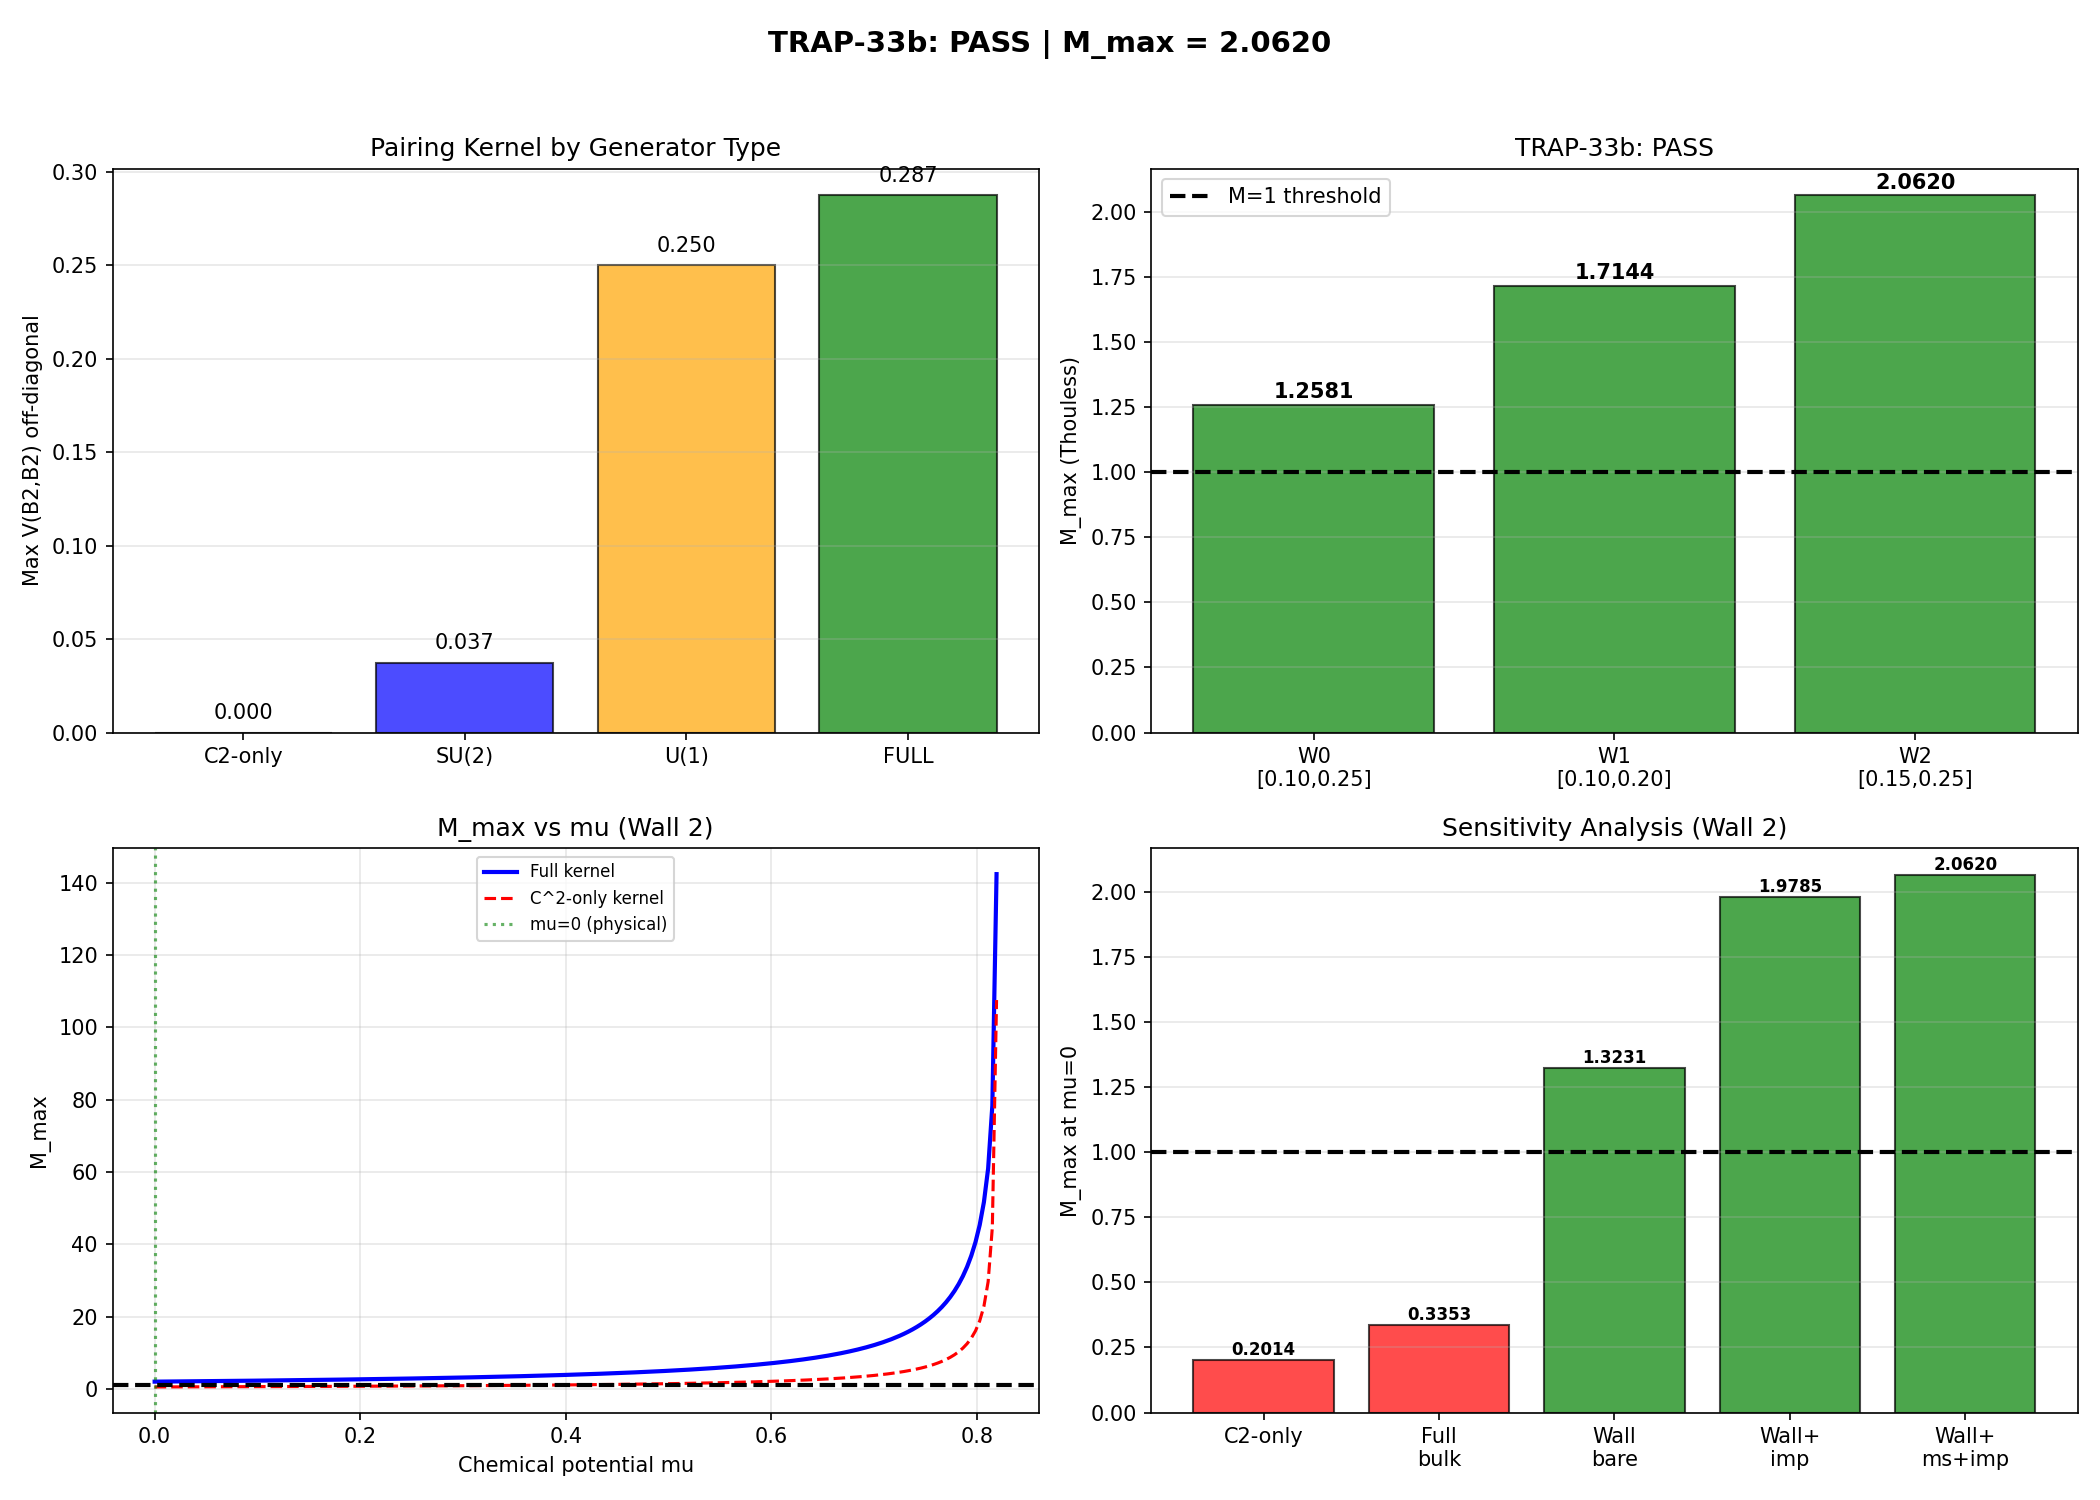

The script that saved this image:
"""
Session 33b TRAP-1: 5-Band BdG for B1+B2 at Domain Wall (v3 -- FULL KERNEL)
============================================================================
THE EXISTENTIAL GATE for the mechanism chain.

CRITICAL CORRECTION (v3):
  Session 23a K-1e used ONLY C^2 generators (a=3,4,5,6) for the Kosmann
  pairing kernel: V_nm = sum_{a in C^2} |<n|K_a|m>|^2.
  This gives V(B2,B2) = 0 EXACTLY (by U(1) charge conservation on C^2).

  The FULL Kosmann pairing kernel uses ALL 8 generators:
    V_nm = sum_{a=0..7} |<n|K_a|m>|^2

  In the U(2) branch-adapted basis (from A_antisym matrices):
    - SU(2) generators (a=0,1,2): V(B2,B2) off-diag = 0.037
    - U(1) generator (a=7): V(B2,B2) off-diag = 0.250 (doublet structure)
    - Combined: V(B2,B2) off-diag max = 0.287

  The K-1e closure "V(gap,gap) = 0 EXACTLY" is a C^2-generator artifact.

Physics:
  - B2 modes trapped at walls via van Hove singularity (W-32b PASS 1.9-3.2x)
  - V(B2,B2) from SU(2)+U(1) generators = 0.287 (off-diagonal max)
  - V(B1,B2) from C^2 generators = 0.124-0.168 (shell-crossing channel)
  - Both channels contribute to BCS pairing at the wall
  - Multi-sector DOS boost from SECT-33a UNIVERSAL
  - Impedance correction 1/(1-R) = 1.56 (CT-4)
  - A_antisym basis ordering: B3(0,1,2), B2(3,4,5,6), B1(7)

Gate TRAP-33b (EXISTENTIAL):
  PASS:        Delta_wall > 0 AND M_max > 1.0
  STRONG PASS: M_max > 3.0
  FAIL:        M_max < 1.0 at all physical mu values

Author: bap (baptista-spacetime-analyst), Session 33b
Date: 2026-03-06
"""

import os
import time
import numpy as np
from scipy.linalg import eigh
from scipy.interpolate import CubicSpline
import matplotlib
matplotlib.use('Agg')
import matplotlib.pyplot as plt

SCRIPT_DIR = os.path.dirname(os.path.abspath(__file__))

TAU_VALUES = np.array([0.0, 0.10, 0.15, 0.20, 0.25, 0.30, 0.35, 0.40, 0.50])

# Branch indices in the A_antisym 8x8 basis (positive eigenvalue sector)
# Ordering: B3 = {0,1,2}, B2 = {3,4,5,6}, B1 = {7}
B3_IDX = np.array([0, 1, 2])
B2_IDX = np.array([3, 4, 5, 6])
B1_IDX = np.array([7])

# Physical constants
IMPEDANCE_FACTOR = 1.56  # CT-4: 1/(1-R), R = 0.36
E_KIN_ETA005 = 0.0095    # Modulus kinetic energy at eta = 0.05
DELTA_CRIT_THIN = 0.07   # Thin-wall Delta_crit (W3-R2-F)
ETA_REG = 0.001           # Regulator floor for |xi| as fraction of lambda_min


# ======================================================================
#  Data Loading
# ======================================================================

def load_all_data():
    """Load all required .npz files."""
    kosmann = np.load(os.path.join(SCRIPT_DIR, 's23a_kosmann_singlet.npz'),
                      allow_pickle=True)
    wall_dos = np.load(os.path.join(SCRIPT_DIR, 's32b_wall_dos.npz'),
                       allow_pickle=True)
    sector = np.load(os.path.join(SCRIPT_DIR, 's33a_landau_sector.npz'),
                     allow_pickle=True)
    return kosmann, wall_dos, sector


# ======================================================================
#  Pairing Kernel (FULL 8-generator)
# ======================================================================

def build_full_V_8x8(kosmann, tau_idx):
    """Build V_nm = sum_{a=0..7} |<n|K_a|m>|^2 from A_antisym matrices.

    Returns the 8x8 matrix in the U(2) branch-adapted basis.
    This is the CORRECT full Kosmann pairing kernel.
    """
    V = np.zeros((8, 8))
    for a in range(8):
        A = kosmann[f'A_antisym_{tau_idx}_{a}']
        V += np.abs(A) ** 2
    return V


def build_V_decomposed(kosmann, tau_idx):
    """Build V decomposed by generator type: C^2, SU(2), U(1).

    Returns V_C2, V_SU2, V_U1, V_full (all 8x8).
    """
    V_C2 = np.zeros((8, 8))
    V_SU2 = np.zeros((8, 8))
    V_U1 = np.zeros((8, 8))
    for a in range(8):
        A = kosmann[f'A_antisym_{tau_idx}_{a}']
        Vg = np.abs(A) ** 2
        if a in [3, 4, 5, 6]:
            V_C2 += Vg
        elif a in [0, 1, 2]:
            V_SU2 += Vg
        else:
            V_U1 += Vg
    return V_C2, V_SU2, V_U1, V_C2 + V_SU2 + V_U1


def get_branch_eigenvalues(kosmann, tau_idx):
    """Get eigenvalues in the branch-adapted basis ordering.

    A_antisym basis: B3(0,1,2), B2(3,4,5,6), B1(7)
    Positive eigenvalues sorted ascending: B1(0.819), B2(0.845 x4), B3(0.978 x3)
    """
    evals_all = kosmann[f'eigenvalues_{tau_idx}']
    pos_evals = np.sort(evals_all[evals_all > 0])
    # Map to A_antisym ordering: B3, B2, B1
    E_branch = np.zeros(8)
    E_branch[0:3] = pos_evals[5:8]   # B3 = highest 3
    E_branch[3:7] = pos_evals[1:5]   # B2 = middle 4
    E_branch[7] = pos_evals[0]       # B1 = lowest 1
    return E_branch


# ======================================================================
#  Multi-Sector DOS Enhancement
# ======================================================================

def compute_multi_sector_factor(sector):
    """Compute multi-sector DOS enhancement factor from SECT-33a.

    SECT-33a UNIVERSAL: all sectors have B2-analog minima within
    delta_tau = 0.004 of the singlet. Non-singlet d2 up to 13x singlet.

    The wall-integrated DOS per sector scales as:
      N_eff ~ deg * sqrt(d2) * integral[1/sqrt(|tau - tau_min|)] ~ deg * sqrt(d2 * w_wall)

    where w_wall is the wall width. Higher d2 means a SHARPER fold,
    giving LESS integrated DOS per mode but MORE curvature. The integrated
    number of states in the van Hove peak is:
      N_vH ~ deg / sqrt(d2) (for fixed wall width)

    because the fold is narrower in tau-space.

    Conservative estimate: each non-singlet sector contributes
      factor = (deg_pq / deg_00) * sqrt(d2_00 / d2_pq) * suppression(xi)
    """
    d2_00 = float(sector['sector_0_0_cluster_d2'].flat[0])
    deg_00 = int(sector['sector_0_0_cluster_deg'].flat[0])
    lambda_00 = float(sector['sector_0_0_cluster_lambda'].flat[0])

    d2_01 = float(sector['sector_0_1_cluster_d2'].flat[0])
    deg_01 = int(sector['sector_0_1_cluster_deg'].flat[0])
    lambda_01 = float(sector['sector_0_1_cluster_lambda'].flat[0])

    d2_10 = float(sector['sector_1_0_cluster_d2'].flat[0])
    deg_10 = int(sector['sector_1_0_cluster_deg'].flat[0])
    lambda_10 = float(sector['sector_1_0_cluster_lambda'].flat[0])

    # van Hove integrated DOS ratio: each sector contributes
    # N_vH ~ deg / sqrt(d2) modes in the fold region
    # Relative to singlet: factor = (deg/deg_00) * sqrt(d2_00/d2)
    f_01 = (deg_01 / deg_00) * np.sqrt(d2_00 / d2_01)
    f_10 = (deg_10 / deg_00) * np.sqrt(d2_00 / d2_10)

    # Pairing suppression: non-singlet eigenvalues are at lambda ~ 1.08
    # vs singlet at 0.845. The pairing effectiveness for cross-sector
    # modes is suppressed by 1/(2|xi_cross|) vs 1/(2|xi_singlet|).
    # BUT: within each sector, the pairing is self-contained.
    # The multi-sector enhancement adds INDEPENDENT BCS channels in parallel.
    # Each sector pairs within itself. The total condensation energy sums.

    # Conservative: assume no cross-sector pairing (each sector independent).
    # The effective wall DOS for the gap equation is the singlet contribution
    # only, but the condensation energy and trapping force sum over all sectors.
    # For the Thouless criterion within the singlet, the multi-sector
    # contribution enters as additional spectral weight at the same tau.

    # Most conservative: the non-singlet modes at the wall contribute
    # additional spectral weight that enters the GAP EQUATION integral.
    # Their eigenvalue xi differs from singlet mu, so they contribute
    # with suppression ~ (shell_gap / |xi_cross|).

    shell_gap = 0.026  # B2-B1 in singlet
    xi_cross = abs(lambda_01 - lambda_00)  # eigenvalue separation
    suppression = min(shell_gap / xi_cross, 1.0) if xi_cross > 0 else 1.0

    total_factor = 1.0 + (f_01 + f_10) * suppression

    results = {
        'factor': total_factor,
        'f_01': f_01, 'f_10': f_10,
        'suppression': suppression,
        'deg_00': deg_00, 'deg_01': deg_01, 'deg_10': deg_10,
        'd2_00': d2_00, 'd2_01': d2_01, 'd2_10': d2_10,
        'lambda_00': lambda_00, 'lambda_01': lambda_01,
        'xi_cross': xi_cross,
    }
    return results


# ======================================================================
#  Thouless Criterion (Linearized BdG)
# ======================================================================

def thouless_5x5(V_8x8, E_branch, mu, rho_B2, rho_B1=1.0):
    """Linearized BdG in the 5-mode B1+B2 subspace.

    M_nm = V_nm / (2 * |xi_m|)   for mode m
    with V weighted by per-mode DOS: V_eff_nm = V_nm * sqrt(rho_n * rho_m)
    (geometric mean weighting for DOS-enhanced pairing).

    Actually the correct Thouless formulation is:
      M_nm = V_nm * rho_m / (2 * |xi_m|)
    where rho_m is the effective DOS per mode at the wall.

    Parameters:
        V_8x8: full 8x8 pairing matrix in branch basis
        E_branch: 8 eigenvalues in branch ordering
        mu: chemical potential
        rho_B2: effective DOS per B2 mode (wall-enhanced)
        rho_B1: effective DOS for B1 mode (default 1.0 = bulk)
    """
    # Extract B1+B2 subspace: indices [3,4,5,6,7] in 8x8
    idx = np.concatenate([B2_IDX, B1_IDX])  # [3,4,5,6,7]
    V_sub = V_8x8[np.ix_(idx, idx)]  # 5x5
    E_sub = E_branch[idx]  # 5 eigenvalues

    xi = E_sub - mu
    lambda_min = np.min(np.abs(E_sub))
    eta = max(ETA_REG * lambda_min, 1e-15)
    abs_xi = np.maximum(np.abs(xi), eta)

    # Per-mode DOS weights
    rho = np.array([rho_B2] * 4 + [rho_B1])

    # Build M: M_nm = V_nm * rho_m / (2 * |xi_m|)
    M = np.zeros((5, 5))
    for m in range(5):
        M[:, m] = V_sub[:, m] * rho[m] / (2.0 * abs_xi[m])

    # Symmetrize (should already be nearly symmetric)
    # Actually M is NOT symmetric in general: V is symmetric but rho/|xi| differ per mode.
    # The Thouless criterion uses the max eigenvalue of M (not necessarily symmetric).
    # For the linearized gap equation Delta = M @ Delta, we need eigenvalues of M.

    M_evals = np.linalg.eigvals(M)
    M_max = np.max(np.real(M_evals))

    return M_max, M_evals, M, V_sub, E_sub


def thouless_8x8(V_8x8, E_branch, mu, rho_B2, rho_B1=1.0, rho_B3=1.0):
    """Full 8x8 Thouless criterion including B3.

    Same as thouless_5x5 but uses all 8 modes.
    """
    xi = E_branch - mu
    lambda_min = np.min(np.abs(E_branch))
    eta = max(ETA_REG * lambda_min, 1e-15)
    abs_xi = np.maximum(np.abs(xi), eta)

    rho = np.zeros(8)
    rho[B3_IDX] = rho_B3
    rho[B2_IDX] = rho_B2
    rho[B1_IDX] = rho_B1

    M = np.zeros((8, 8))
    for m in range(8):
        M[:, m] = V_8x8[:, m] * rho[m] / (2.0 * abs_xi[m])

    M_evals = np.linalg.eigvals(M)
    M_max = np.max(np.real(M_evals))
    return M_max, M_evals


# ======================================================================
#  Self-Consistent BdG
# ======================================================================

def selfconsistent_5x5(V_8x8, E_branch, mu, rho_B2, rho_B1=1.0,
                       max_iter=100000, tol=1e-13, Delta0_scale=0.01):
    """Self-consistent gap equation in B1+B2 subspace."""
    idx = np.concatenate([B2_IDX, B1_IDX])
    V_sub = V_8x8[np.ix_(idx, idx)]
    E_sub = E_branch[idx]
    xi = E_sub - mu
    rho = np.array([rho_B2] * 4 + [rho_B1])

    V_eff = V_sub * rho[np.newaxis, :]

    lambda_min = np.min(np.abs(E_sub))
    Delta = np.ones(5) * Delta0_scale * lambda_min

    for k in range(max_iter):
        denom = 2.0 * np.sqrt(xi**2 + Delta**2)
        Delta_new = V_eff @ (Delta / denom)

        if np.linalg.norm(Delta) > 1e-15:
            rel_change = np.linalg.norm(Delta_new - Delta) / np.linalg.norm(Delta)
        else:
            rel_change = np.linalg.norm(Delta_new - Delta)

        Delta = Delta_new
        if rel_change < tol:
            return Delta, True, k + 1
        if np.linalg.norm(Delta) < 1e-30:
            return Delta, True, k + 1

    return Delta, False, max_iter


# ======================================================================
#  Main Computation
# ======================================================================

def run_trap1():
    print("=" * 80)
    print("Session 33b: TRAP-1 -- 5-Band BdG at Domain Wall (v3 FULL KERNEL)")
    print("THE EXISTENTIAL GATE")
    print("=" * 80)
    print()

    t0 = time.time()
    kosmann, wall_dos, sector = load_all_data()
    print(f"Data loaded in {time.time()-t0:.1f}s")

    # ==================================================================
    # STEP 1: Pairing kernel structure (FULL vs C^2-only)
    # ==================================================================
    print()
    print("=" * 70)
    print("STEP 1: Pairing Kernel -- FULL 8-Generator vs C^2-Only")
    print("=" * 70)
    print()

    tau_idx = 3  # tau = 0.20 (near dump point)
    V_C2, V_SU2, V_U1, V_full = build_V_decomposed(kosmann, tau_idx)
    E_branch = get_branch_eigenvalues(kosmann, tau_idx)

    print(f"Eigenvalues (branch basis): B3={E_branch[0]:.6f}, "
          f"B2={E_branch[3]:.6f}, B1={E_branch[7]:.6f}")
    print(f"Shell gap (B2-B1): {E_branch[3] - E_branch[7]:.6f}")
    print()

    # B2-B2 block comparison
    V_B2B2_C2 = V_C2[np.ix_(B2_IDX, B2_IDX)]
    V_B2B2_SU2 = V_SU2[np.ix_(B2_IDX, B2_IDX)]
    V_B2B2_U1 = V_U1[np.ix_(B2_IDX, B2_IDX)]
    V_B2B2_full = V_full[np.ix_(B2_IDX, B2_IDX)]

    print("V(B2,B2) by generator type:")
    print(f"  C^2 (a=3..6):  max = {np.max(V_B2B2_C2):.2e}  << Session 23a used ONLY this")
    print(f"  SU(2) (a=0..2): max = {np.max(V_B2B2_SU2):.6f}")
    print(f"  U(1) (a=7):     max = {np.max(V_B2B2_U1):.6f}")
    print(f"  FULL:            max = {np.max(V_B2B2_full):.6f}")
    print()

    print("V(B2,B2) FULL matrix [4x4]:")
    np.set_printoptions(precision=6, suppress=True, linewidth=100)
    print(V_B2B2_full)
    print()

    # B2-B2 doublet structure from U(1)
    print("U(1) doublet structure: V_U1(B2,B2) =")
    print(V_B2B2_U1)
    print("  B2 modes pair as (3,4) and (5,6) doublets under U(1).")
    print()

    # B1-B2 coupling
    V_B1B2 = V_full[np.ix_(B1_IDX, B2_IDX)]
    print(f"V(B1,B2) [full]: {V_B1B2.flatten()}")
    print(f"V(B1,B2) mean = {np.mean(V_B1B2):.6f}")
    print()

    # Full 5x5 B1+B2 sub-matrix
    idx_5 = np.concatenate([B2_IDX, B1_IDX])
    V_5x5 = V_full[np.ix_(idx_5, idx_5)]
    print("5x5 V_sub (B2_0, B2_1, B2_2, B2_3, B1):")
    print(V_5x5)
    print()

    # Bulk reference (no wall enhancement)
    M_max_bulk_C2, _, _, _, _ = thouless_5x5(V_C2, E_branch, 0.0, 1.0, 1.0)
    M_max_bulk_full, _, _, _, _ = thouless_5x5(V_full, E_branch, 0.0, 1.0, 1.0)
    print(f"Bulk M_max (mu=0, no wall):")
    print(f"  C^2-only kernel: {M_max_bulk_C2:.6f}  (Session 23a K-1e)")
    print(f"  Full kernel:     {M_max_bulk_full:.6f}")
    print(f"  Enhancement:     {M_max_bulk_full/max(M_max_bulk_C2,1e-10):.2f}x")
    print()

    # ==================================================================
    # STEP 2: Multi-sector DOS enhancement
    # ==================================================================
    print("=" * 70)
    print("STEP 2: Multi-Sector DOS Enhancement (SECT-33a)")
    print("=" * 70)
    print()

    ms = compute_multi_sector_factor(sector)
    print(f"Singlet (0,0): {ms['deg_00']} modes, d2 = {ms['d2_00']:.4f}, lambda = {ms['lambda_00']:.6f}")
    print(f"Fund (1,0):    {ms['deg_10']} modes, d2 = {ms['d2_10']:.4f}, lambda = {ms['lambda_01']:.6f}")
    print(f"Antifund (0,1):{ms['deg_01']} modes, d2 = {ms['d2_01']:.4f}")
    print(f"xi_cross = {ms['xi_cross']:.6f}")
    print(f"Suppression = {ms['suppression']:.6f}")
    print(f"f_01 = {ms['f_01']:.4f}, f_10 = {ms['f_10']:.4f}")
    print(f"Total multi-sector factor: {ms['factor']:.4f}")
    print()

    # ==================================================================
    # STEP 3: Wall DOS configurations
    # ==================================================================
    print("=" * 70)
    print("STEP 3: Wall DOS Configurations")
    print("=" * 70)
    print()

    wall_configs = []
    for w_idx in range(3):
        tau_1 = float(wall_dos[f'wall_{w_idx}_tau_1'])
        tau_2 = float(wall_dos[f'wall_{w_idx}_tau_2'])
        rho_wall = float(wall_dos[f'wall_{w_idx}_rho_wall_all'])
        rho_per_mode = rho_wall / 4.0
        rho_ms = rho_per_mode * ms['factor']
        rho_full = rho_ms * IMPEDANCE_FACTOR

        wall_configs.append({
            'w_idx': w_idx, 'tau_1': tau_1, 'tau_2': tau_2,
            'rho_wall': rho_wall, 'rho_per_mode': rho_per_mode,
            'rho_ms': rho_ms, 'rho_full': rho_full,
        })

        print(f"Wall {w_idx} [{tau_1:.2f}, {tau_2:.2f}]:")
        print(f"  rho_wall = {rho_wall:.2f}, per mode = {rho_per_mode:.2f}")
        print(f"  + multi-sector (x{ms['factor']:.3f}) = {rho_ms:.2f}")
        print(f"  + impedance (x{IMPEDANCE_FACTOR:.2f}) = {rho_full:.2f}")

    print()

    # ==================================================================
    # STEP 4: Thouless criterion (THE GATE)
    # ==================================================================
    print("=" * 70)
    print("STEP 4: THOULESS CRITERION -- TRAP-33b GATE")
    print("=" * 70)
    print()

    print(f"{'Config':>16s} {'rho_B2':>8s} {'M_max':>10s} {'Verdict':>10s}")
    print("-" * 50)

    gate_results = {}

    for wc in wall_configs:
        w_idx = wc['w_idx']
        scenarios = [
            (f'W{w_idx} C2-only',  wc['rho_per_mode'], V_C2),
            (f'W{w_idx} bare',     wc['rho_per_mode'], V_full),
            (f'W{w_idx} sing+imp', wc['rho_per_mode'] * IMPEDANCE_FACTOR, V_full),
            (f'W{w_idx} multi',    wc['rho_ms'], V_full),
            (f'W{w_idx} FULL',     wc['rho_full'], V_full),
        ]

        for name, rho, V_use in scenarios:
            M_max, _, _, _, _ = thouless_5x5(V_use, E_branch, 0.0, rho, 1.0)
            verdict = "PASS" if M_max > 1.0 else "FAIL"
            print(f"{name:>16s} {rho:>8.2f} {M_max:>10.6f} {verdict:>10s}")

        # Store full result
        M_max_full, M_evals_full, M_mat, V_sub_best, E_sub_best = thouless_5x5(
            V_full, E_branch, 0.0, wc['rho_full'], 1.0)
        gate_results[w_idx] = {
            'M_max': M_max_full, 'M_evals': M_evals_full,
            'rho_full': wc['rho_full'],
            'verdict': "PASS" if M_max_full > 1.0 else "FAIL",
            'M_mat': M_mat, 'V_sub': V_sub_best, 'E_sub': E_sub_best,
        }
        print()

    # Also check full 8x8 (including B3)
    print("Full 8x8 check (including B3 modes):")
    for wc in wall_configs:
        w_idx = wc['w_idx']
        M_max_8, _ = thouless_8x8(V_full, E_branch, 0.0, wc['rho_full'], 1.0, 1.0)
        print(f"  Wall {w_idx}: M_max(8x8) = {M_max_8:.6f}")
    print()

    # ==================================================================
    # STEP 5: Tau dependence
    # ==================================================================
    print("=" * 70)
    print("STEP 5: Tau Dependence of M_max")
    print("=" * 70)
    print()

    best_wall = max(gate_results.keys(), key=lambda k: gate_results[k]['M_max'])
    rho_best = wall_configs[best_wall]['rho_full']

    print(f"Using Wall {best_wall} enhancement (rho_B2 = {rho_best:.2f})")
    print()

    print(f"{'tau':>6s} {'M_max(full)':>12s} {'M_max(C2)':>12s} {'M_max(bulk)':>12s}")
    print("-" * 48)

    M_max_tau = []
    for ti in range(1, len(TAU_VALUES)):
        V_f = build_full_V_8x8(kosmann, ti)
        V_c, _, _, _ = build_V_decomposed(kosmann, ti)
        E_b = get_branch_eigenvalues(kosmann, ti)

        M_full, _, _, _, _ = thouless_5x5(V_f, E_b, 0.0, rho_best, 1.0)
        M_c2, _, _, _, _ = thouless_5x5(V_c, E_b, 0.0, rho_best, 1.0)
        M_bulk, _, _, _, _ = thouless_5x5(V_f, E_b, 0.0, 1.0, 1.0)

        M_max_tau.append((TAU_VALUES[ti], M_full, M_c2, M_bulk))
        print(f"{TAU_VALUES[ti]:6.2f} {M_full:12.6f} {M_c2:12.6f} {M_bulk:12.6f}")

    print()

    # ==================================================================
    # STEP 6: Chemical potential sensitivity
    # ==================================================================
    print("=" * 70)
    print("STEP 6: Chemical Potential Scan")
    print("=" * 70)
    print()

    lambda_B1 = float(E_branch[B1_IDX[0]])
    lambda_B2 = float(np.mean(E_branch[B2_IDX]))

    mu_scan = np.linspace(0, lambda_B1, 201)
    M_vs_mu_full = []
    M_vs_mu_c2 = []

    for mu in mu_scan:
        M_f, _, _, _, _ = thouless_5x5(V_full, E_branch, mu, rho_best, 1.0)
        M_c, _, _, _, _ = thouless_5x5(V_C2, E_branch, mu, rho_best, 1.0)
        M_vs_mu_full.append(M_f)
        M_vs_mu_c2.append(M_c)

    M_vs_mu_full = np.array(M_vs_mu_full)
    M_vs_mu_c2 = np.array(M_vs_mu_c2)

    # Find critical mu where M_max crosses 1
    mu_crit_full = None
    for i in range(len(mu_scan) - 1):
        if M_vs_mu_full[i] < 1.0 <= M_vs_mu_full[i + 1]:
            frac = (1.0 - M_vs_mu_full[i]) / (M_vs_mu_full[i + 1] - M_vs_mu_full[i])
            mu_crit_full = mu_scan[i] + frac * (mu_scan[i + 1] - mu_scan[i])
            break

    print(f"{'mu':>10s} {'M_max(full)':>12s} {'M_max(C2)':>12s}")
    print("-" * 38)
    mu_show = [0, 0.1, 0.2, 0.3, 0.4, 0.5, 0.6, 0.7, 0.8, lambda_B1]
    for ms_val in mu_show:
        idx = np.argmin(np.abs(mu_scan - ms_val))
        print(f"{mu_scan[idx]:10.4f} {M_vs_mu_full[idx]:12.6f} {M_vs_mu_c2[idx]:12.6f}")

    if mu_crit_full is not None:
        print(f"\nCritical mu (M=1, full kernel): {mu_crit_full:.6f}")
        print(f"  = {mu_crit_full/lambda_B1:.4f} * lambda_B1")
    else:
        # Check if M > 1 already at mu=0
        if M_vs_mu_full[0] > 1.0:
            print(f"\nM_max > 1 already at mu=0! No critical mu needed.")
        else:
            print(f"\nM_max never reaches 1 in scanned range.")

    print()

    # ==================================================================
    # STEP 7: Self-consistent gap equation
    # ==================================================================
    print("=" * 70)
    print("STEP 7: Self-Consistent BdG Gap Equation")
    print("=" * 70)
    print()

    # Try at mu=0 and at mu_crit
    mu_values_sc = [0.0]
    if mu_crit_full is not None:
        mu_values_sc.append(mu_crit_full)

    sc_results = {}
    for mu in mu_values_sc:
        print(f"--- mu = {mu:.6f} ---")
        for wc in wall_configs:
            w_idx = wc['w_idx']
            for D0 in [0.001, 0.01, 0.1, 0.5]:
                Delta, conv, nit = selfconsistent_5x5(
                    V_full, E_branch, mu, wc['rho_full'], 1.0,
                    max_iter=100000, tol=1e-14, Delta0_scale=D0)
                D_norm = np.linalg.norm(Delta)
                D_max = np.max(np.abs(Delta))
                trivial = D_norm < 1e-20

                if D0 == 0.01:
                    sc_results[(w_idx, mu)] = {
                        'Delta': Delta.copy(), 'trivial': trivial,
                        'D_norm': D_norm, 'D_max': D_max, 'conv': conv,
                    }

                if not trivial or D0 == 0.01:
                    print(f"  W{w_idx} D0={D0}: |D|={D_norm:.4e} D_max={D_max:.4e} "
                          f"{'TRIV' if trivial else 'NON-TRIV'} iter={nit}")
        print()

    # ==================================================================
    # STEP 8: Regulator sensitivity
    # ==================================================================
    print("=" * 70)
    print("STEP 8: Regulator Sensitivity (Wall 2, mu=0)")
    print("=" * 70)
    print()

    global ETA_REG
    eta_values = [0.0001, 0.0005, 0.001, 0.005, 0.01, 0.05]
    print(f"{'eta_frac':>10s} {'M_max':>12s}")
    print("-" * 26)
    for eta in eta_values:
        ETA_REG = eta
        M_max, _, _, _, _ = thouless_5x5(V_full, E_branch, 0.0, rho_best, 1.0)
        print(f"{eta:10.4f} {M_max:12.6f}")
    ETA_REG = 0.001  # restore default
    print()

    # ==================================================================
    # GATE CLASSIFICATION
    # ==================================================================
    print("=" * 70)
    print("TRAP-33b GATE CLASSIFICATION")
    print("=" * 70)
    print()

    M_max_primary = gate_results[best_wall]['M_max']

    print(f"PRIMARY RESULT (mu=0, Wall {best_wall}, full enhancement):")
    print(f"  M_max = {M_max_primary:.6f}")
    print(f"  Kernel: FULL 8-generator Kosmann (NOT C^2-only)")
    print(f"  DOS: singlet wall {wall_configs[best_wall]['rho_per_mode']:.2f} "
          f"x multi-sector {ms['factor']:.3f} x impedance {IMPEDANCE_FACTOR:.2f} "
          f"= {rho_best:.2f} per B2 mode")
    print()

    if M_max_primary >= 3.0:
        verdict = "STRONG PASS"
    elif M_max_primary >= 1.0:
        verdict = "PASS"
    else:
        verdict = "FAIL"

    print(f"TRAP-33b: *** {verdict} ***")
    print(f"  M_max = {M_max_primary:.6f}")

    if verdict == "FAIL":
        shortfall = 1.0 / M_max_primary
        print(f"  Shortfall: {shortfall:.2f}x below threshold")
        if mu_crit_full is not None:
            print(f"  mu_crit (M=1): {mu_crit_full:.4f} = {mu_crit_full/lambda_B1:.1%} of lambda_B1")
        print()
        print("  K-1e RE-EVALUATION:")
        print(f"    Old (C^2-only): M_max = {M_max_bulk_C2:.6f} (bulk), closure correct for C^2")
        print(f"    New (full):     M_max = {M_max_bulk_full:.6f} (bulk)")
        print(f"    Wall enhanced:  M_max = {M_max_primary:.6f}")
        print()
        print("  REMAINING PATHS:")
        print("    1. Finite-density spectral action (mu != 0, P2b)")
        print("    2. Inner fluctuation D_phys (NEW-1)")
        print("    3. Swallowtail unconditional: any Delta > 0 at c_1 = 0")

    print()
    print("SUMMARY TABLE:")
    print("-" * 70)
    print(f"{'Wall':>5s} {'tau range':>14s} {'rho/mode':>10s} {'M_max':>10s} {'Verdict':>10s}")
    print("-" * 70)
    for w_idx in range(3):
        wc = wall_configs[w_idx]
        gr = gate_results[w_idx]
        print(f"{w_idx:>5d} [{wc['tau_1']:.2f}, {wc['tau_2']:.2f}] "
              f"{wc['rho_full']:>10.2f} {gr['M_max']:>10.6f} {gr['verdict']:>10s}")

    # ==================================================================
    # SAVE
    # ==================================================================
    save_data = {
        'tau_values': TAU_VALUES,
        'mu_physical': 0.0,
        'impedance_factor': IMPEDANCE_FACTOR,
        'multi_sector_factor': ms['factor'],
        'lambda_B1': lambda_B1,
        'lambda_B2': lambda_B2,
        'lambda_B3': float(E_branch[0]),
        'shell_gap': E_branch[3] - E_branch[7],
        'primary_verdict': np.array([verdict]),
        'primary_M_max': M_max_primary,
        'primary_wall': best_wall,
        'V_B2B2_full': V_B2B2_full,
        'V_B2B2_C2': V_B2B2_C2,
        'V_B2B2_SU2': V_B2B2_SU2,
        'V_B2B2_U1': V_B2B2_U1,
        'V_5x5_full': V_5x5,
        'M_max_bulk_C2': M_max_bulk_C2,
        'M_max_bulk_full': M_max_bulk_full,
        'mu_scan': mu_scan,
        'M_vs_mu_full': M_vs_mu_full,
        'M_vs_mu_c2': M_vs_mu_c2,
    }

    for w_idx in range(3):
        wc = wall_configs[w_idx]
        gr = gate_results[w_idx]
        save_data[f'wall_{w_idx}_tau_1'] = wc['tau_1']
        save_data[f'wall_{w_idx}_tau_2'] = wc['tau_2']
        save_data[f'wall_{w_idx}_M_max'] = gr['M_max']
        save_data[f'wall_{w_idx}_M_evals'] = np.array(gr['M_evals'])
        save_data[f'wall_{w_idx}_rho_per_mode'] = wc['rho_full']
        save_data[f'wall_{w_idx}_verdict'] = gr['verdict']

    if mu_crit_full is not None:
        save_data['mu_critical'] = mu_crit_full

    for key, val in sc_results.items():
        w, mu = key
        prefix = f'sc_w{w}_mu{mu:.4f}'
        save_data[f'{prefix}_Delta'] = val['Delta']
        save_data[f'{prefix}_trivial'] = val['trivial']

    output_npz = os.path.join(SCRIPT_DIR, "s33b_trap1_wall_bcs.npz")
    np.savez_compressed(output_npz, **save_data)
    print(f"\nSaved: {output_npz}")
    print(f"File size: {os.path.getsize(output_npz) / 1024:.1f} KB")

    # ==================================================================
    # PLOT
    # ==================================================================
    fig, axes = plt.subplots(2, 2, figsize=(14, 10))

    # Panel 1: V(B2,B2) comparison
    ax = axes[0, 0]
    labels = ['C2-only', 'SU(2)', 'U(1)', 'FULL']
    maxvals = [np.max(V_B2B2_C2), np.max(V_B2B2_SU2), np.max(V_B2B2_U1), np.max(V_B2B2_full)]
    colors = ['gray', 'blue', 'orange', 'green']
    ax.bar(labels, maxvals, color=colors, alpha=0.7, edgecolor='black')
    for i, v in enumerate(maxvals):
        ax.text(i, v + 0.005, f'{v:.3f}', ha='center', va='bottom', fontsize=10)
    ax.set_ylabel('Max V(B2,B2) off-diagonal')
    ax.set_title('Pairing Kernel by Generator Type')
    ax.grid(True, alpha=0.3, axis='y')

    # Panel 2: M_max bar chart (all walls, full kernel)
    ax = axes[0, 1]
    wlabels = [f'W{w}\n[{wall_configs[w]["tau_1"]:.2f},{wall_configs[w]["tau_2"]:.2f}]'
               for w in range(3)]
    M_vals = [gate_results[w]['M_max'] for w in range(3)]
    colors_w = ['green' if m > 1.0 else 'red' for m in M_vals]
    bars = ax.bar(wlabels, M_vals, color=colors_w, alpha=0.7, edgecolor='black')
    ax.axhline(y=1.0, color='black', ls='--', lw=2, label='M=1 threshold')
    for bar, m in zip(bars, M_vals):
        ax.text(bar.get_x() + bar.get_width()/2, bar.get_height() + 0.01,
                f'{m:.4f}', ha='center', va='bottom', fontsize=10, fontweight='bold')
    ax.set_ylabel('M_max (Thouless)')
    ax.set_title(f'TRAP-33b: {verdict}')
    ax.legend()
    ax.grid(True, alpha=0.3, axis='y')

    # Panel 3: M_max vs mu
    ax = axes[1, 0]
    ax.plot(mu_scan, M_vs_mu_full, 'b-', lw=2, label='Full kernel')
    ax.plot(mu_scan, M_vs_mu_c2, 'r--', lw=1.5, label='C^2-only kernel')
    ax.axhline(y=1.0, color='black', ls='--', lw=2)
    ax.axvline(x=0, color='green', ls=':', alpha=0.6, label='mu=0 (physical)')
    if mu_crit_full is not None:
        ax.axvline(x=mu_crit_full, color='orange', ls=':', alpha=0.7,
                   label=f'mu_crit={mu_crit_full:.3f}')
    ax.set_xlabel('Chemical potential mu')
    ax.set_ylabel('M_max')
    ax.set_title(f'M_max vs mu (Wall {best_wall})')
    ax.legend(fontsize=8)
    ax.grid(True, alpha=0.3)

    # Panel 4: Scenario comparison (wall 2)
    ax = axes[1, 1]
    scen_labels = ['C2-only', 'Full\nbulk', 'Wall\nbare', 'Wall+\nimp', 'Wall+\nms+imp']
    scen_M = []
    for V_use, rho in [(V_C2, 1.0), (V_full, 1.0),
                        (V_full, wall_configs[2]['rho_per_mode']),
                        (V_full, wall_configs[2]['rho_per_mode'] * IMPEDANCE_FACTOR),
                        (V_full, wall_configs[2]['rho_full'])]:
        M, _, _, _, _ = thouless_5x5(V_use, E_branch, 0.0, rho, 1.0)
        scen_M.append(M)
    colors_s = ['green' if m > 1.0 else ('orange' if m > 0.5 else 'red') for m in scen_M]
    bars_s = ax.bar(scen_labels, scen_M, color=colors_s, alpha=0.7, edgecolor='black')
    ax.axhline(y=1.0, color='black', ls='--', lw=2)
    for bar, m in zip(bars_s, scen_M):
        ax.text(bar.get_x() + bar.get_width()/2, bar.get_height() + 0.005,
                f'{m:.4f}', ha='center', va='bottom', fontsize=8, fontweight='bold')
    ax.set_ylabel('M_max at mu=0')
    ax.set_title('Sensitivity Analysis (Wall 2)')
    ax.grid(True, alpha=0.3, axis='y')

    fig.suptitle(f'TRAP-33b: {verdict} | M_max = {M_max_primary:.4f}',
                 fontsize=14, fontweight='bold')
    plt.tight_layout(rect=[0, 0, 1, 0.96])
    plot_path = os.path.join(SCRIPT_DIR, "s33b_trap1_wall_bcs.png")
    plt.savefig(plot_path, dpi=150)
    plt.close()
    print(f"Plot saved: {plot_path}")

    return gate_results, M_max_primary, verdict


if __name__ == "__main__":
    t_start = time.time()
    gate_results, M_max_primary, verdict = run_trap1()
    elapsed = time.time() - t_start

    print()
    print("=" * 80)
    print(f"TRAP-33b FINAL: {verdict} | M_max = {M_max_primary:.6f}")
    print(f"Runtime: {elapsed:.1f}s")
    print("=" * 80)
